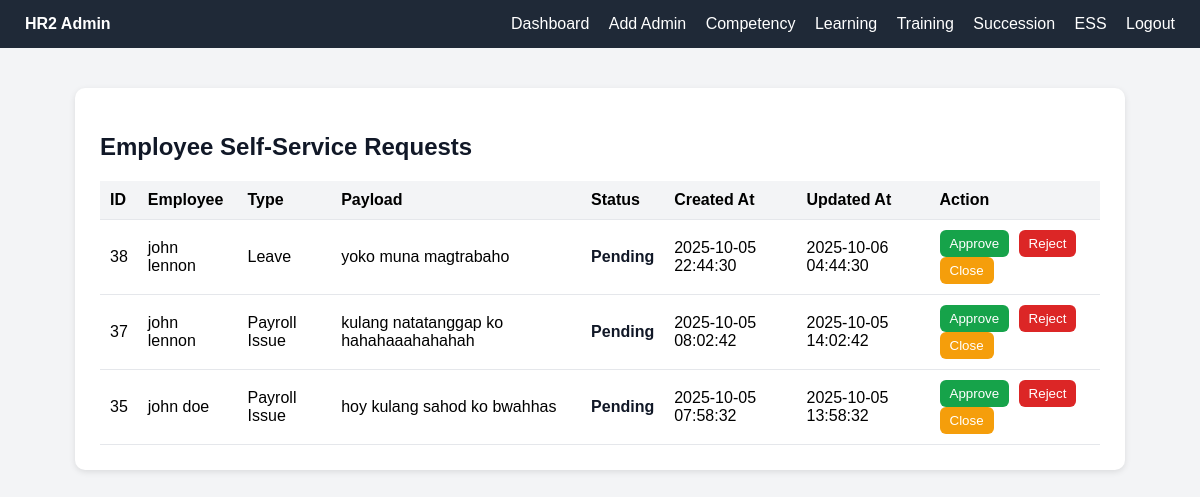
/modules/hr2/admin/ess.php (signed in), run on the app's committed database.
### tables this page shows
CREATE TABLE `ess_request` (
  `id` int(11) NOT NULL,
  `ess_id` varchar(100) NOT NULL,
  `employee_id` varchar(100) NOT NULL,
  `type` varchar(100) NOT NULL,
  `details` text NOT NULL,
  `status` enum('pending','approved','rejected','closed') NOT NULL DEFAULT 'pending',
  `created_at` timestamp NOT NULL DEFAULT current_timestamp(),
  `updated_at` timestamp NOT NULL DEFAULT current_timestamp() ON UPDATE current_timestamp()
);

### modules/hr2/admin/ess.php (the view, shortened to what this page needs)
<?php
include('../../../config/database.php');
$query = "
SELECT e.*, CONCAT(u.first_name, ' ', u.last_name) AS employee_name
FROM ess_request e
LEFT JOIN employees u ON u.employee_id = e.employee_id
ORDER BY e.created_at DESC
";
$result = $conn->query($query);
$requests = $result ? $result->fetch_all(MYSQLI_ASSOC) : [];
?>
<!DOCTYPE html>
<html lang="en">
<head>
</head>
<body>
<div class="navbar">
    <div><strong>HR2 Admin</strong></div>
    <div>
        <a href="dashboard.php">Dashboard</a>
        <a href="admin_register.php">Add Admin</a>
        <a href="competency.php">Competency</a>
        <a href="learning.php">Learning</a>
        <a href="training.php">Training</a>
        <a href="succession.php">Succession</a>
        <a href="ess.php">ESS</a>
        <a href="logout.php">Logout</a>
    </div>
</div>
<div class="container">
<h2>Employee Self-Service Requests</h2>
<table>
    <thead>
        <tr>
            <th>ID</th>
            <th>Employee</th>
            <th>Type</th>
            <th>Payload</th>
            <th>Status</th>
            <th>Created At</th>
            <th>Updated At</th>
            <th>Action</th>
        </tr>
    </thead>
    <tbody>
    <?php if (count($requests) > 0): ?>
        <?php foreach ($requests as $r): ?>
            <?php
            $disable_approve_reject = false;
            $disable_close = false;
            $status_class = 'status-pending';
            switch ($r['status']) {
                default:
                    $disable_approve_reject = false;
                    $disable_close = false;
                    $status_class = 'status-pending';
                    break;
            }
            ?>
            <tr>
                <td><?= htmlspecialchars($r['id']) ?></td>
                <td><?= htmlspecialchars($r['employee_name']) ?></td>
                <td><?= htmlspecialchars($r['type']) ?></td>
                <td><?= htmlspecialchars($r['details']) ?></td>
                <td><strong class="<?= $status_class ?>"><?= htmlspecialchars(ucfirst($r['status'])) ?></strong></td>
                <td><?= htmlspecialchars($r['created_at']) ?></td>
                <td><?= htmlspecialchars($r['updated_at']) ?></td>
                <td>
                    <form method="POST">
                        <button type="submit" name="update_status" value="approved" class="approve" <?= $disable_approve_reject ? 'disabled' : '' ?> onclick="this.form.status.value='approved'">Approve</button>
                        <button type="submit" name="update_status" value="rejected" class="reject" <?= $disable_approve_reject ? 'disabled' : '' ?> onclick="this.form.status.value='rejected'">Reject</button>
                        <button type="submit" name="update_status" value="closed" class="close" <?= $disable_close ? 'disabled' : '' ?> onclick="this.form.status.value='closed'">Close</button>
                    </form>
                </td>
            </tr>
        <?php endforeach; ?>
    <?php else: ?>
        <tr><td colspan="8" style="text-align:center;">No requests found.</td></tr>
    <?php endif; ?>
    </tbody>
</table>
</div>
</body>
</html>

### modules/hr2/admin/ess.php (style rules this page uses)
body { font-family: Arial, sans-serif; background: #f3f4f6; margin: 0; }
.navbar { background: #1f2937; color: #fff; padding: 15px 25px; display: flex; justify-content: space-between; align-items: center; }
.navbar a { color: #fff; text-decoration: none; margin-left: 15px; }
.container { max-width: 1000px; margin: 40px auto; background: #fff; border-radius: 10px; padding: 25px; box-shadow: 0 2px 6px rgba(0,0,0,0.1); }
h2 { color: #111827; margin-bottom: 20px; }
table { width: 100%; border-collapse: collapse; }
th, td { padding: 10px; text-align: left; border-bottom: 1px solid #e5e7eb; }
th { background: #f3f4f6; }
form { display: inline; }
button { background: #2563eb; color: #fff; padding: 6px 10px; border: none; border-radius: 6px; cursor: pointer; margin-right: 5px; }
button.approve { background: #16a34a; }
button.reject { background: #dc2626; }
button.close { background: #f59e0b; }
.status-pending { color: #111827; font-weight: bold; }

### data on the page
ess_request: id "38", employee_name "john lennon", type "Leave", details "yoko muna magtrabaho", status "Pending", created_at "2025-10-05 22:44:30", updated_at "2025-10-06 04:44:30"
ess_request: id "37", employee_name "john lennon", type "Payroll Issue", details "kulang natatanggap ko hahahaaahahahah", status "Pending", created_at "2025-10-05 08:02:42", updated_at "2025-10-05 14:02:42"
ess_request: id "35", employee_name "john doe", type "Payroll Issue", details "hoy kulang sahod ko bwahhas", status "Pending", created_at "2025-10-05 07:58:32", updated_at "2025-10-05 13:58:32"
